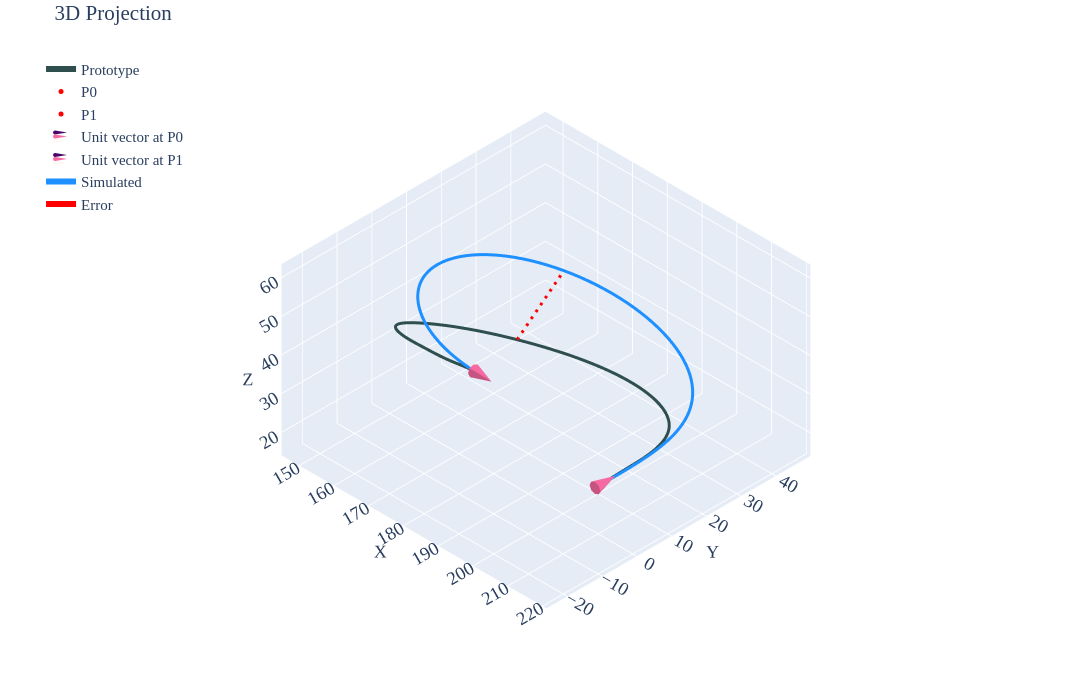

The code cell stored with this chart in its notebook:
### Code cell
#| label: p3c2

gravity_looper(psit=3,case=2,density=1.107e-6,pfix='density-sens\\density-90-1107\\')
